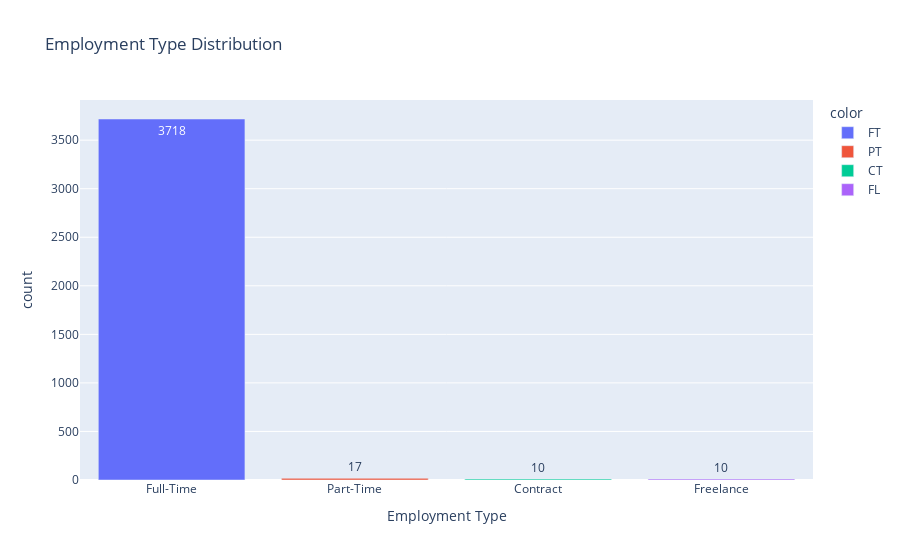

The notebook cell this image was saved under:
### Markdown cell above
Employment Type
There are 4 employment types here :

PT : Part-time

FT : Full-time

CT : Contract

FL : Freelance

### Code cell
group = df['employment_type'].value_counts()
emp_type = ['Full-Time', 'Part-Time', 'Contract', 'Freelance']

fig = px.bar(x = emp_type, y = group.values, 
       color = group.index, text = group.values, 
       title = 'Employment Type Distribution')

fig.update_layout( xaxis_title = "Employment Type", yaxis_title = "count")
fig.show()

### Figure 1 — Plotly figure (JSON) as saved in the notebook; plotly's stock layout.template omitted (floating-point values rounded to 4 significant figures)
{"data": [{"alignmentgroup": "True", "hovertemplate": "color=FT<br>x=%{x}<br>y=%{y}<br>text=%{text}<extra></extra>", "legendgroup": "FT", "marker": {"color": "#636efa", "pattern": {"shape": ""}}, "name": "FT", "offsetgroup": "FT", "orientation": "v", "showlegend": true, "text": [3718], "textposition": "auto", "type": "bar", "x": ["Full-Time"], "xaxis": "x", "y": [3718], "yaxis": "y"}, {"alignmentgroup": "True", "hovertemplate": "color=PT<br>x=%{x}<br>y=%{y}<br>text=%{text}<extra></extra>", "legendgroup": "PT", "marker": {"color": "#EF553B", "pattern": {"shape": ""}}, "name": "PT", "offsetgroup": "PT", "orientation": "v", "showlegend": true, "text": [17], "textposition": "auto", "type": "bar", "x": ["Part-Time"], "xaxis": "x", "y": [17], "yaxis": "y"}, {"alignmentgroup": "True", "hovertemplate": "color=CT<br>x=%{x}<br>y=%{y}<br>text=%{text}<extra></extra>", "legendgroup": "CT", "marker": {"color": "#00cc96", "pattern": {"shape": ""}}, "name": "CT", "offsetgroup": "CT", "orientation": "v", "showlegend": true, "text": [10], "textposition": "auto", "type": "bar", "x": ["Contract"], "xaxis": "x", "y": [10], "yaxis": "y"}, {"alignmentgroup": "True", "hovertemplate": "color=FL<br>x=%{x}<br>y=%{y}<br>text=%{text}<extra></extra>", "legendgroup": "FL", "marker": {"color": "#ab63fa", "pattern": {"shape": ""}}, "name": "FL", "offsetgroup": "FL", "orientation": "v", "showlegend": true, "text": [10], "textposition": "auto", "type": "bar", "x": ["Freelance"], "xaxis": "x", "y": [10], "yaxis": "y"}], "layout": {"barmode": "relative", "legend": {"title": {"text": "color"}, "tracegroupgap": 0}, "title": {"text": "Employment Type Distribution"}, "xaxis": {"anchor": "y", "domain": [0, 1], "title": {"text": "Employment Type"}}, "yaxis": {"anchor": "x", "domain": [0, 1], "title": {"text": "count"}}}}
